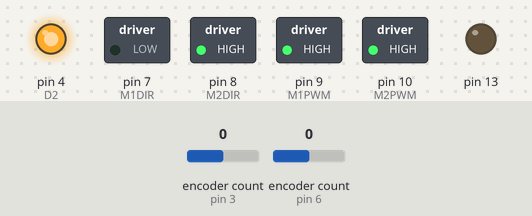
Bench run of a sketch on a simulated Arduino Uno, built with avr-gcc and run on an emulated ATmega328P. On the bench: switched loads named in the sketch (green lamp = pin HIGH), output pins drawn as LEDs (lit = HIGH). The test bench sets the inputs (shaded band); at power-on: encoder count (sensors on pin 3, pin 6) 0. What the sketch prints to the serial monitor is not drawn.

Above: at 0.1 s.
Timing chart, 0 to 1.6 s (numbered marks = the images above):
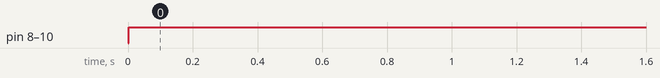

The sketch:

PositionControl_V2.ino
```cpp
#include <Encoder.h>
Encoder myEnc1(6, 2); //right wheel
Encoder myEnc2(3, 5); // left wheel

#define D2 4
#define M1DIR 7
#define M2DIR 8
#define M1PWM 9
#define M2PWM 10
#define SF 12

#include <Wire.h>

#define SLAVE_ADDRESS 0x04
int number = 0;
int state = 0;
unsigned long longValue = 0;
float distance = 0;
float angle = 90;
byte data[32] = {0};
byte newdata[32] = {0};
int i=0;

int period = 50;

float startM1=0;
float startM2=0;
float finalM1=0;
float finalM2=0;
float difference1=0;
float difference2=0;
float angularVelocity1 = 0;
float angularVelocity2 = 0;
float angularPosition1 = 0;
float angularPosition2 = 0;
float time_now = 0;
float radius = 3;//inches
float rho_dot = 0;
float phi_dot = 0;
float rho = 0;
float phi = 0;
float distanceAcross = 12;//inches

// Controller Parameters
// Forward velocity controller
float Kp_rho_dot = 4;  // PWM counts per in/s error
float Ki_rho_dot = 40;
float Kp_rho = 16.445;
float Kd_rho = 0;
float Ki_rho = 0.73;
float I_rho_dot = 0; // forward velocity integrator
float I_rho = 0; // forward position integrator
float rho_dot_setpoint = 0; // in/s
float rho_setpoint=24;
bool POSITION_CONTROL = true;//if true then use rho_setpoint
// Controller Parameters
// angular velocity controller
float Kp_phi_dot = 20;  // PWM counts per rad/s error
float Ki_phi_dot = 200;
float Kp_phi = 14.12;
float Kd_phi = 0;
float Ki_phi = 0.79;
float I_phi_dot=0; // angular velocity integrator
float I_phi=0; // angular position integrator
float phi_dot_setpoint = 0; // rad/s
float phi_setpoint=0;
bool ANGULAR_POSITION_CONTROL = true;


void setup() {
  // put your setup code here, to run once:
  Serial.begin(115200);

  pinMode(D2, OUTPUT);
  pinMode(M1DIR, OUTPUT);
  pinMode(M2DIR,OUTPUT);
  pinMode(M1PWM, OUTPUT);
  pinMode(M2PWM, OUTPUT);
  pinMode(SF, INPUT);
  digitalWrite(D2,HIGH);

  myEnc1.write(0);
  myEnc2.write(0);

  //I2C Setup

  pinMode(13, OUTPUT);
  Serial.begin(115200); // start serial for output
  // initialize i2c as slave
  Wire.begin(SLAVE_ADDRESS);

  // define callbacks for i2c communication
  Wire.onReceive(receiveData);
  Wire.onRequest(sendData);

  Serial.println("Ready!");

}

void loop() {
  // put your main code here, to run repeatedly:
  time_now = millis();

  // starting positions
  phi_setpoint = (rho)/(24);
  startM1 = myEnc1.read();
  startM2 = -myEnc2.read();
  //Serial.print(startM1);
  //Serial.print("\t");
  //Serial.print(startM2);
  //Serial.print("\t");

  //differences
  difference1 = startM1 - finalM1;
  difference2 = startM2 - finalM2;
  //Serial.print(difference1);
  //Serial.print("\t");
  //Serial.print(difference2);
  //Serial.print("\t");

  //angular Positons
  angularPosition1 = (difference1*2*PI)/3200;
  angularPosition2 = (difference2*2*PI)/3200;
  //Serial.print(angularPosition1);
  //Serial.print("\t");
  //Serial.print(angularPosition2);
  //Serial.print("\t");

  //angular Velocity
  angularVelocity1 = (1000*angularPosition1)/period;
  angularVelocity2 = (1000*angularPosition2)/period;
  //Serial.print(angularVelocity1); //Right wheen
  //Serial.print("\t");
  //Serial.print(angularVelocity2);//Left wheel
  //Serial.print("\t");


  // final positions
  finalM1 = startM1;
  finalM2 = startM2;


  rho_dot = radius * (angularVelocity1 + angularVelocity2) * 0.5;
  phi_dot = radius * (angularVelocity1 - angularVelocity2) / distanceAcross;
  rho += rho_dot*((float)period/1000.0);
  phi += phi_dot*((float)period/1000.0);

  // Controller Calculations
  Controller();

  Serial.print(ANGULAR_POSITION_CONTROL);
  Serial.print("\t");
  Serial.print(POSITION_CONTROL);
  Serial.print("\t");
  Serial.print(rho_dot_setpoint);
  Serial.print("\t");
  Serial.print(rho_dot);
  Serial.print("\t");
  Serial.print(phi_dot_setpoint);
  Serial.print("\t");
  Serial.print(phi_dot);
  Serial.print("\t");
  Serial.print(rho_setpoint);
  Serial.print("\t");
  Serial.print(rho);
  Serial.print("\t");
  Serial.print(phi_setpoint);
  Serial.print("\t");
  Serial.print(phi);
  Serial.print("\t");

  if (millis() > time_now + period){
    Serial.println("Error: main took longer than the desired time");
  }
  while(millis() < time_now + period){

  }
  Serial.println();


}


// callback for received data
void receiveData(int byteCount){
    i=0;
    while(Wire.available()) {
     //if(Wire.read() == 0) continue;
     data[i] = Wire.read();
     //Serial.print(data[i]);
     //Serial.print(' ');
     if(i == 0 && data[i] > 63) break;
     i++;
    }
    //Byte
    if(data[0] == 0){
        number = data[1];
        Serial.println(number);
    //Long
    }else if(data[0] == 1){
      longValue = 0;
      for(byte j = 1; j<5; j++) longValue = (data[j] << ((j-1))<<3) | longValue;
      Serial.println(longValue);
    //Float
    }else if(data[0] == 2){
      long templongValue = 0;
      for(byte j = 1; j<5; j++) templongValue = (long(data[j]) << ((j-1)<<3)) | templongValue;
      distance = *((float*)&templongValue); // evil bit level hack
      Serial.println(distance);
    }else if(data[0] == 3){
      long templongValue = 0;
      for(byte j = 1; j<5; j++) templongValue = (long(data[j]) << ((j-1)<<3)) | templongValue;
      angle = (*((float*)&templongValue)) * (3.1415/180) ; // evil bit level hack
      Serial.println(angle);
    }
}


// callback for sending data
void sendData(){
    if(data[0] == 64){
        Wire.write(number);
    //Long
    }else if(data[0] == 65){
      for(int j = 1; j < 5; j++) newdata[j] = byte(longValue & (0xFF << ((j-1) << 3)) >> ((j-1) << 3));
      Wire.write(newdata, 4);
    //Float
    }else if(data[0] == 66){
      //long tempLong = * ( long *) &floatValue;
      //for(int j = 1; j < 5; j++) newdata[j] = byte(tempLong & (0xFF << ((j-1) << 3)) >> ((j-1) << 3));
      Wire.write(newdata, 4);
    }

}
```

PositionController.ino
```cpp
void Controller() {
   float rho_dot_error=0;
   float phi_dot_error=0;
   float PWM_bar=0;
   float PWM_delta = 0;
   int M1PWM_value=0;
   int M2PWM_value=0;
   float rho_error=0;
   float rho_error_old = 0;
   float phi_error=0;
   float phi_error_old=0;
   float rho_dot_setpoint_internal=0;
   float phi_dot_setpoint_internal=0;
   float Ki_rho_dot_use = 0;
   float Ki_phi_dot_use = 0;

   // set velocity setpoints to global variables in case velocity control is desired
   rho_dot_setpoint_internal = rho_dot_setpoint;
   phi_dot_setpoint_internal = phi_dot_setpoint;
   Ki_rho_dot_use = Ki_rho_dot;
   Ki_phi_dot_use = Ki_phi_dot;

   // implement outer controllers to set velocity setpoint, if position control is desired
   if (ANGULAR_POSITION_CONTROL) {
        phi_error = phi_setpoint - phi;
        I_phi += phi_error*(float)period/1000.0;
        phi_dot_setpoint= Kp_phi*phi_error + Kd_phi*(phi_error- phi_error_old)/((float)period/1000) + Ki_phi*I_phi;
        phi_error_old = phi_error;
        Ki_phi_dot_use = 0;
   }
   if (POSITION_CONTROL) {
         rho_error = rho_setpoint - rho;
         I_rho += rho_error*(float)period/1000.0;
         rho_dot_setpoint = Kp_rho*rho_error + Kd_rho*(rho_error - rho_error_old)/((float)period/1000) + Ki_rho*I_rho;
         rho_error_old = rho_error;
         Ki_rho_dot_use = 0;
   }

   // Inner Control Loop
   rho_dot_error = rho_dot_setpoint - rho_dot;
   phi_dot_error = phi_dot_setpoint - phi_dot;

   I_rho_dot = I_rho_dot + rho_dot_error*(float)period/1000.0;
   I_phi_dot = I_phi_dot + phi_dot_error*(float)period/1000.0;

   PWM_bar = Kp_rho_dot*rho_dot_error + Ki_rho_dot_use*I_rho_dot;
   PWM_delta = Kp_phi_dot*phi_dot_error  + Ki_phi_dot_use*I_phi_dot;

   M1PWM_value = (PWM_bar+PWM_delta)/2;
   M2PWM_value = (PWM_bar-PWM_delta)/2;

  if (M1PWM_value>0) {
    digitalWrite(M1DIR,LOW);
  }
  else{
    digitalWrite(M1DIR,HIGH);
  }

  if (M2PWM_value>0) {
    digitalWrite(M2DIR,HIGH);
  }
  else{
    digitalWrite(M2DIR,LOW);
  }

  M1PWM_value = abs(M1PWM_value);
  M2PWM_value = abs(M2PWM_value);

  if (M1PWM_value>255) {
    M1PWM_value =255;
    I_rho_dot=0;
    I_phi_dot=0;
    I_phi=0;
    I_rho=0;
    }
  if (M2PWM_value>255) {
    M2PWM_value =255;
    I_rho_dot=0;
    I_phi_dot=0;
    I_phi=0;
    I_rho=0;
  }
  analogWrite(M1PWM, M1PWM_value);
  analogWrite(M2PWM, M2PWM_value);


  Serial.print(M1PWM_value);
  Serial.print("\t");
  Serial.print(M2PWM_value);
  Serial.print("\t");
}
```

Measured:
- by itself, pin 8 (M2DIR), pin 9 (M1PWM), pin 10 (M2PWM): LOW → HIGH at 0.00 s
